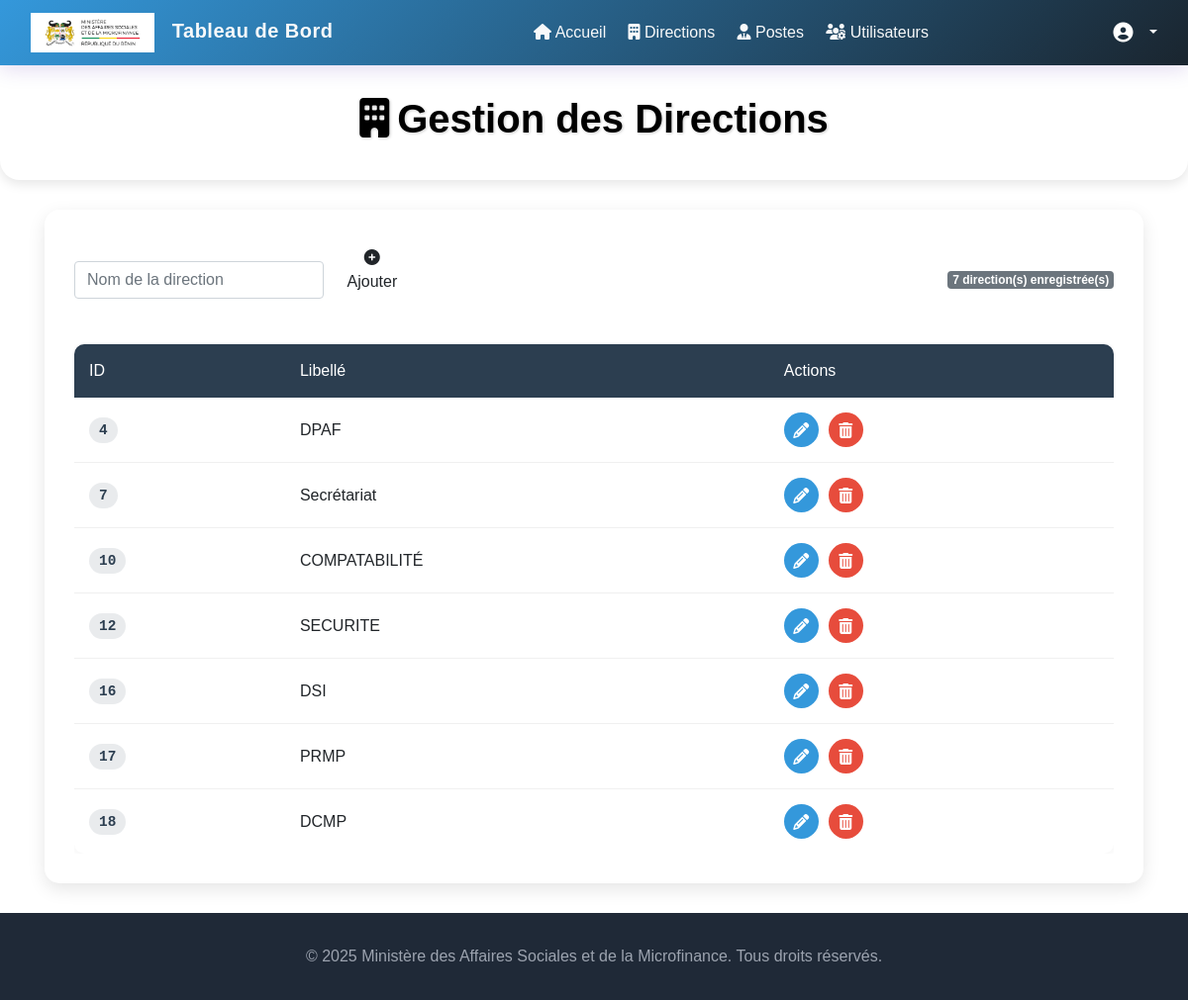
Screenshot of /listdepart.php with the database file from the repository.
### tables this page shows
CREATE TABLE IF NOT EXISTS `departments` (
  `department_id` int NOT NULL AUTO_INCREMENT,
  `department_name` varchar(255) NOT NULL,
  PRIMARY KEY (`department_id`)
);

### listdepart.php (the view, shortened to what this page needs)
<?php
include('config.php');
$donnees = [];
try {
    $requete = "SELECT * FROM departments ORDER BY department_id";
    $reponse = $pdo->query($requete);
    $donnees = $reponse->fetchAll(PDO::FETCH_ASSOC);
} catch (PDOException $e) {
    $message = '<div class="alert alert-danger">Erreur de base de données : ' . htmlspecialchars($e->getMessage()) . '</div>';
}
?>
<!DOCTYPE html>
<html lang="fr">
<head>
    <link href="https://cdn.jsdelivr.net/npm/bootstrap@5.3.0/dist/css/bootstrap.min.css" rel="stylesheet">
    <link href="https://cdnjs.cloudflare.com/ajax/libs/font-awesome/6.4.0/css/all.min.css" rel="stylesheet">
</head>
<body>
 <nav class="navbar navbar-expand-lg navbar-dark sticky-top">
        <div class="container-fluid">
            <a class="navbar-brand" href="">
                <img src="images/armo.png" alt="Logo" />
                <span>Tableau de Bord</span>
            </a>
            <div class="collapse navbar-collapse" id="navbarNav">
                <ul class="navbar-nav mx-auto">
                    <li class="nav-item">
                        <a class="nav-link" href="dashboard.php">
                            <i class="fas fa-home"></i> Accueil
                        </a>
                    </li>
                    <li class="nav-item">
                        <a class="nav-link" href="listdepart.php">
                            <i class="fas fa-building"></i> Directions
                        </a>
                    </li>
                    <li class="nav-item">
                        <a class="nav-link" href="listposte.php">
                            <i class="fas fa-user-tie"></i> Postes
                        </a>
                    </li>
                    <li class="nav-item">
                        <a class="nav-link " href="home.php">
                            <i class="fas fa-users-cog"></i> Utilisateurs
                        </a>
                    </li>
                </ul>
                <div class="d-flex align-items-center">
                    <div class="dropdown">
                        <a href="#" class="text-white dropdown-toggle" id="userDropdown" data-bs-toggle="dropdown">
                            <i class="fas fa-user-circle fa-lg me-2"></i>
                        </a>
                    </div>
                </div>
            </div>
        </div>
    </nav>
    <header class="page-header">
        <div class="container text-center">
            <h1><i class="fas fa-building me-2"></i>Gestion des Directions</h1>
        </div>
    </header>
    <div class="container">
        <div class="card-container">
            <div class="d-flex justify-content-between align-items-center mb-4">
                <form method="post" class="d-flex align-items-center" style="gap: 10px;">
                    <input type="text" name="department_name" class="form-control" placeholder="Nom de la direction" required>
                    <button type="submit" class="btn btn-add">
                        <i class="fas fa-plus-circle" ></i> Ajouter
                    </button>
                </form>
                <span class="badge bg-secondary">
                    <?php echo !empty($donnees) ? count($donnees) : '0'; ?> direction(s) enregistrée(s)
                </span>
            </div>
            <?php if (!empty($donnees)): ?>
            <div class="table-responsive">
                <table class="table-custom">
                    <thead>
                        <tr>
                            <th>ID</th>
                            <th>Libellé</th>
                            <th>Actions</th>
                        </tr>
                    </thead>
                    <tbody>
                        <?php foreach($donnees as $ligne): ?>
                        <tr>
                            <td><span class="id-badge"><?php echo htmlspecialchars($ligne['department_id']); ?></span></td>
                            <td><?php echo htmlspecialchars($ligne['department_name']); ?></td>
                            <td>
                                <div class="action-group">
                                    <a href="modifedepart.php?id=<?php echo $ligne['department_id']; ?>"
                                       class="action-btn edit-btn"
                                       title="Modifier">
                                        <i class="fas fa-pencil-alt"></i>
                                    </a>
                                    <a href="suppredepart.php?id=<?php echo $ligne['department_id']; ?>"
                                       class="action-btn delete-btn"
                                       title="Supprimer"
                                       onclick="return confirm('Êtes-vous sûr de vouloir supprimer cette direction ? Cette action est irréversible.');">
                                        <i class="fas fa-trash-alt"></i>
                                    </a>
                                </div>
                            </td>
                        </tr>
                        <?php endforeach; ?>
                    </tbody>
                </table>
            </div>
            <?php else: ?>
            <div class="alert alert-info">
                <i class="fas fa-info-circle me-2"></i>Aucune direction enregistrée pour le moment.
            </div>
            <?php endif; ?>
        </div>
    </div>
    <?php include 'footer.php'; ?>
</body>
</html>

### listdepart.php (style rules this page uses)
:root { --primary-color: #3498db; --secondary-color: #2c3e50; --accent-color: #e74c3c; --light-color: #ecf0f1; --success-color: #27ae60; --warning-color: #f39c12; --danger-color: #e74c3c; --dark-color: #343a40; --text-color: #333; --text-light: #f8f9fa; --info-color: #17a2b8; }
body { font-family: 'Poppins', sans-serif; background-color: #f8f9fa; color: var(--text-color); }
.navbar { background: linear-gradient(135deg, var(--primary-color), #1a252f); box-shadow: 0 4px 20px rgba(58, 12, 163, 0.15); padding: 0.8rem 2rem; }
.navbar-brand { display: flex; align-items: center; font-weight: 600; font-size: 1.6rem; letter-spacing: 0.5px; color: var(--text-light) !important; transition: all 0.3s ease; }
.navbar-brand img { height: 40px; margin-right: 12px; transition: all 0.3s ease; }
.navbar-nav .nav-link { color: var(--text-light) !important; padding: 0.8rem 1.2rem; margin: 0 0.2rem; border-radius: 6px; font-weight: 500; transition: all 0.3s ease; position: relative; }
.navbar-nav .nav-link::before { content: ''; position: absolute; bottom: 0; left: 50%; transform: translateX(-50%); width: 0; height: 3px; background-color: var(--primary-color); transition: width 0.3s ease; }
.page-header { color: black; padding: 30px 0; margin-bottom: 30px; border-radius: 0 0 20px 20px; box-shadow: 0 4px 12px rgba(0,0,0,0.1); }
.page-header h1 { font-weight: 700; text-shadow: 1px 1px 3px rgba(0,0,0,0.2); }
.card-container { background-color: white; border-radius: 15px; box-shadow: 0 6px 18px rgba(0, 0, 0, 0.1); padding: 30px; margin-bottom: 30px; }
.btn-add { background-color: var(--success-color); color: white; border: none; padding: 10px 20px; border-radius: 8px; font-weight: 500; transition: all 0.3s ease; margin-bottom: 20px; display: inline-flex; align-items: center; }
.table-custom { width: 100%; border-collapse: separate; border-spacing: 0; background-color: white; border-radius: 10px; overflow: hidden; box-shadow: 0 2px 10px rgba(0, 0, 0, 0.05); }
.table-custom th { background-color: var(--secondary-color); color: white; padding: 15px; text-align: left; font-weight: 500; }
.table-custom td { padding: 15px; border-bottom: 1px solid #f0f0f0; vertical-align: middle; }
.table-custom tr:last-child td { border-bottom: none; }
.id-badge { font-family: 'Courier New', monospace; font-weight: 600; color: var(--secondary-color); background-color: rgba(44, 62, 80, 0.1); padding: 5px 10px; border-radius: 20px; font-size: 0.9rem; }
.action-group { display: flex; gap: 10px; }
.action-btn { width: 35px; height: 35px; border-radius: 50%; display: inline-flex; align-items: center; justify-content: center; transition: all 0.3s ease; color: white; }
.edit-btn { background-color: var(--primary-color); }
.delete-btn { background-color: var(--accent-color); }

### footer.php (style rules this page uses)
body { display: flex; flex-direction: column; min-height: 100vh; margin: 0; font-family: Arial, sans-serif; }

### rows the page displays
departments: department_id "4", department_name "DPAF"
departments: department_id "7", department_name "Secrétariat"
departments: department_id "10", department_name "COMPATABILITÉ"
departments: department_id "12", department_name "SECURITE"
departments: department_id "16", department_name "DSI"
departments: department_id "17", department_name "PRMP"
departments: department_id "18", department_name "DCMP"

### other values shown
count($donnees) "7"
